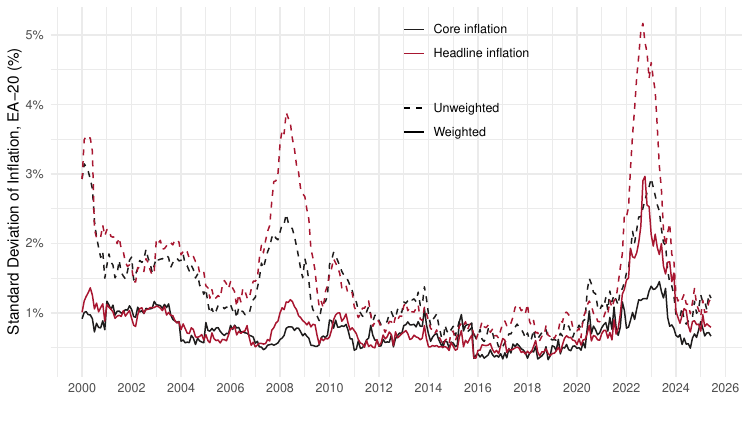

This figure's R source:
library("tidyverse")
library("scales")
library("eurostat")

## Load Eurostat datasets ------

datasets_eurostat <- c("prc_hicp_manr", "prc_hicp_cow")

for (dataset in datasets_eurostat){
  assign(dataset, 
         get_eurostat(dataset, time_format = "raw", stringsAsFactors = F, cache = F) |>
           rename(time = TIME_PERIOD)
  )
}

## English ------

figure3 <- prc_hicp_manr |>
  filter(coicop %in% c("TOT_X_NRG_FOOD", "CP00")) |>
  mutate(coicop = factor(coicop, 
                         levels = c("TOT_X_NRG_FOOD", "CP00"),
                         labels = c("Core inflation", "Headline inflation"))) |>
  mutate(year = substr(time, 1, 4)) |>
  inner_join(prc_hicp_cow |>
              filter(statinfo == "COWEA20", geo != "EA20") |>
              transmute(geo, year = time, country_weights = values, uniform_weights = 1),
            by = c("geo", "year")) |>
  mutate(date = as.Date(paste0(time, "-01"))) |>
  select(-time) |>
  filter(date >= as.Date("2000-01-01")) |>
  group_by(coicop, date) |>
  summarise(`Unweighted` = sqrt(Hmisc::wtd.var(values/100, uniform_weights)),
            `Weighted` = sqrt(Hmisc::wtd.var(values/100, country_weights))) |>
  gather(weighted_yes_no, values, -date, -coicop) |>
  arrange(desc(date))

ggplot(data = figure3) +
  geom_line(aes(x = date, y = values, color = coicop, linetype = weighted_yes_no)) + 
  theme_minimal() + xlab("") + ylab("Standard Deviation of Inflation, EA-20 (%)") +
  scale_x_date(breaks = as.Date(paste0(seq(1960, 2100, 2), "-01-01")),
               labels = date_format("%Y")) +
  scale_color_manual(values = c("#1E1C1C", "#A81630")) + 
  scale_linetype_manual(values = c("dashed", "solid")) + 
  scale_y_continuous(breaks = 0.01*seq(-20, 20, 1),
                     labels = percent_format(a = 1)) + 
  theme(legend.position = c(0.6, 0.80),
        legend.title = element_blank()) +
  guides(color = guide_legend(order = 1),
         linetype = guide_legend(order = 2))

write_csv(figure3, "figure3.csv")
ggsave("figure3.png", width = 1.25*6, height = 1.25*3.375, bg = "white")
ggsave("figure3.pdf", width = 1.25*6, height = 1.25*3.375)


## French ------

figure3_fr <- prc_hicp_manr |>
  filter(coicop %in% c("TOT_X_NRG_FOOD", "CP00")) |>
  mutate(year = substr(time, 1, 4)) |>
  mutate(coicop = factor(coicop, 
                         levels = c("TOT_X_NRG_FOOD", "CP00"),
                          labels = c("Inflation sous-jacente", "Inflation globale"))) |>
  left_join(prc_hicp_cow |>
              filter(statinfo == "COWEA20", geo != "EA20") |>
              transmute(geo, year = time, country_weights = values, uniform_weights = 1),
            by = c("geo", "year")) |>
  mutate(date = as.Date(paste0(time, "-01"))) |>
  select(-time) |>
  filter(date >= as.Date("2000-01-01")) |>
  group_by(coicop, date) |>
  summarise(`Écart-type non-pondéré` = sqrt(Hmisc::wtd.var(values/100, uniform_weights)),
            `Écart-type pondéré` = sqrt(Hmisc::wtd.var(values/100, country_weights))) |>
  gather(weighted_yes_no, values, -date, -coicop) |>
  arrange(desc(date))


ggplot(data = figure3_fr) + geom_line(aes(x = date, y = values, color = coicop, linetype = weighted_yes_no)) + 
  theme_minimal() + xlab("") + ylab("Écart-type de l'inflation en zone Euro (20 pays), en %") +
  scale_x_date(breaks = as.Date(paste0(seq(1960, 2100, 2), "-01-01")),
               labels = date_format("%Y")) +
  scale_color_manual(values = c("#1E1C1C", "#A81630")) + 
  scale_linetype_manual(values = c("dashed", "solid")) + 
  scale_y_continuous(breaks = 0.01*seq(-20, 20, 1),
                     labels = percent_format(a = 1)) + 
  theme(legend.position = c(0.6, 0.80),
        legend.title = element_blank())+
  guides(color = guide_legend(order = 1),
         linetype = guide_legend(order = 2))


write_csv(figure3_fr, "figure3_fr.csv")
ggsave("figure3_fr.png", width = 1.25*6, height = 1.25*3.375, bg = "white")
ggsave("figure3_fr.pdf", width = 1.25*6, height = 1.25*3.375)

